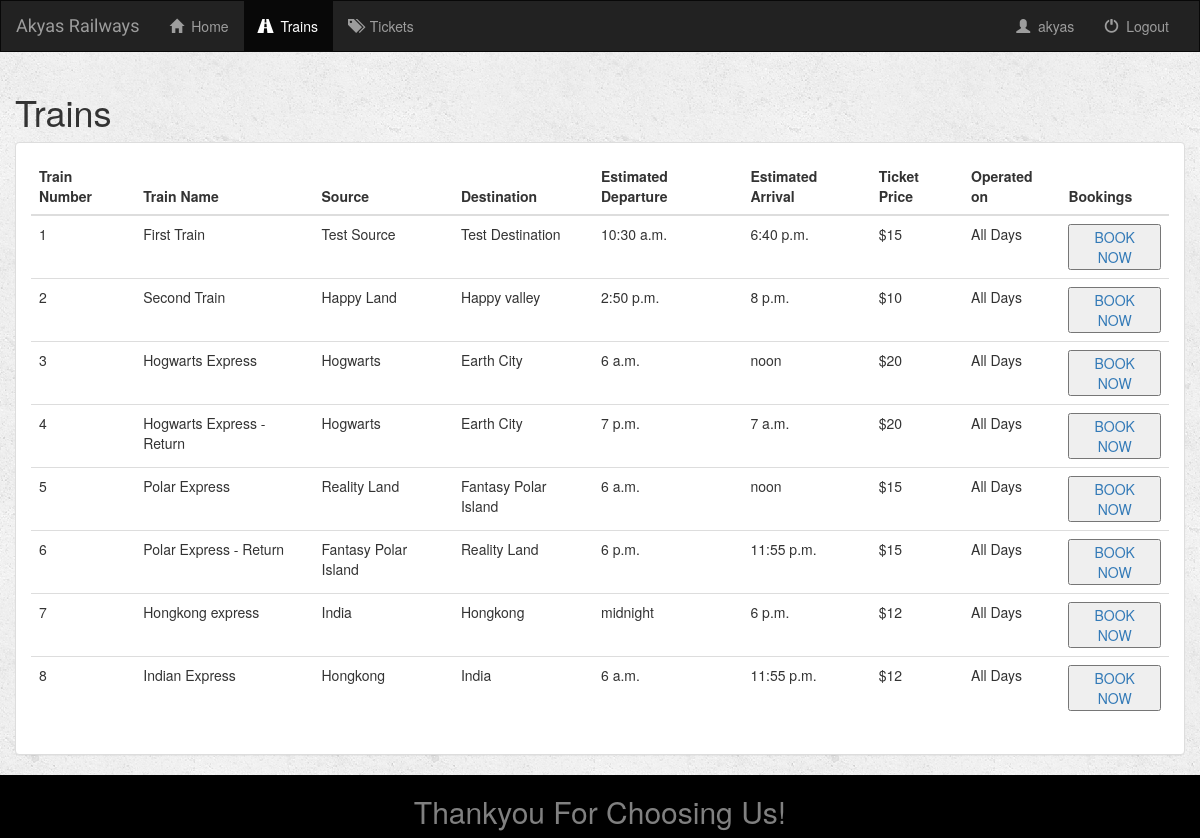
The app's page /all_trains/ (signed in) with its own data.
### app/models.py (models this page shows, shortened)
class Train(models.Model):
    name = models.CharField(max_length=50)
    source = models.CharField(max_length=50)
    destination = models.CharField(max_length=50)
    estimated_departure = models.TimeField()
    estimated_arrival = models.TimeField()
    operated_days = models.CharField(max_length=15, default="All Days")
    ticket_price = models.IntegerField(default=10)
    capacity = models.IntegerField(default=50)

### app/views.py (the view)
# urls.py: path('all_trains/', views.all_trains, name='all_trains'),
def all_trains(request):
    all_trains = Train.objects.all()
    if request.user.is_authenticated:
        context = {'user': request.user, 'all_trains': all_trains}
        template = 'app/all_trains_user.html'
    else:
        context = {'all_trains': all_trains}
        template = 'app/all_trains.html'
    return render(request, template, context)

### app/templates/app/all_trains_user.html
{% extends 'app/base.html' %}
{% block trains_active %}active{% endblock %}
{% block user %} {{user.username}} {% endblock %}
{% block user_base %}
    {% include 'app/user_base.html' %}
{% endblock %}
{% block base_body %}
    {% include 'app/all_trains_template.html' %}
{% endblock %}

### app/templates/app/all_trains_template.html (shortened to what this page needs)
<div class="container-fluid all_trains-container">
    <h1> Trains </h1>
    <div class="panel panel-default">
        <div class="panel-body">
            {% if all_trains %}
                <table class="table">
                    <thead>
                    <tr>
                        <th>Train Number</th>
                        <th>Train Name</th>
                        <th>Source</th>
                        <th>Destination</th>
                        <th>Estimated Departure</th>
                        <th>Estimated Arrival</th>
                        <th>Ticket Price</th>
                        <th>Operated on</th>
                        <th>Bookings</th>
                    </tr>
                    </thead>
                    <tbody>
                    {% for train in all_trains %}
                        <tr>
                            <td> {{train.pk}} </td>
                            <td> {{train.name}} </td>
                            <td> {{train.source}} </td>
                            <td> {{train.destination}} </td>
                            <td> {{train.estimated_departure}} </td>
                            <td> {{train.estimated_arrival}} </td>
                            <td> ${{train.ticket_price}} </td>
                            <td> {{train.operated_days}} </td>
                            <td>
                                <a href = "{% url 'app:booking' train.id%}" >
                                    <button type="button"> BOOK NOW </button>
                                </a>
                            </td>
                        </tr>
                    {% endfor %}
                    </tbody>
                {% else %}
                    <h3>No trains available!!</h3>
                {% endif %}
                </table>
		</div>
    </div>
</div>

### app/static/app/style.css (style rules this page uses)
body { background: white url("images/whiteBG.png"); }

### records on screen
Train: pk "1", name "First Train", source "Test Source", destination "Test Destination", estimated_departure "10:30 a.m.", estimated_arrival "6:40 p.m.", ticket_price "15", operated_days "All Days"
Train: pk "2", name "Second Train", source "Happy Land", destination "Happy valley", estimated_departure "2:50 p.m.", estimated_arrival "8 p.m.", ticket_price "10", operated_days "All Days"
Train: pk "3", name "Hogwarts Express", source "Hogwarts", destination "Earth City", estimated_departure "6 a.m.", estimated_arrival "noon", ticket_price "20", operated_days "All Days"
Train: pk "4", name "Hogwarts Express - Return", source "Hogwarts", destination "Earth City", estimated_departure "7 p.m.", estimated_arrival "7 a.m.", ticket_price "20", operated_days "All Days"
Train: pk "5", name "Polar Express", source "Reality Land", destination "Fantasy Polar Island", estimated_departure "6 a.m.", estimated_arrival "noon", ticket_price "15", operated_days "All Days"
Train: pk "6", name "Polar Express - Return", source "Fantasy Polar Island", destination "Reality Land", estimated_departure "6 p.m.", estimated_arrival "11:55 p.m.", ticket_price "15", operated_days "All Days"
Train: pk "7", name "Hongkong express", source "India", destination "Hongkong", estimated_departure "midnight", estimated_arrival "6 p.m.", ticket_price "12", operated_days "All Days"
Train: pk "8", name "Indian Express", source "Hongkong", destination "India", estimated_departure "6 a.m.", estimated_arrival "11:55 p.m.", ticket_price "12", operated_days "All Days"

### other values on screen
{{ user.username }} "akyas"
